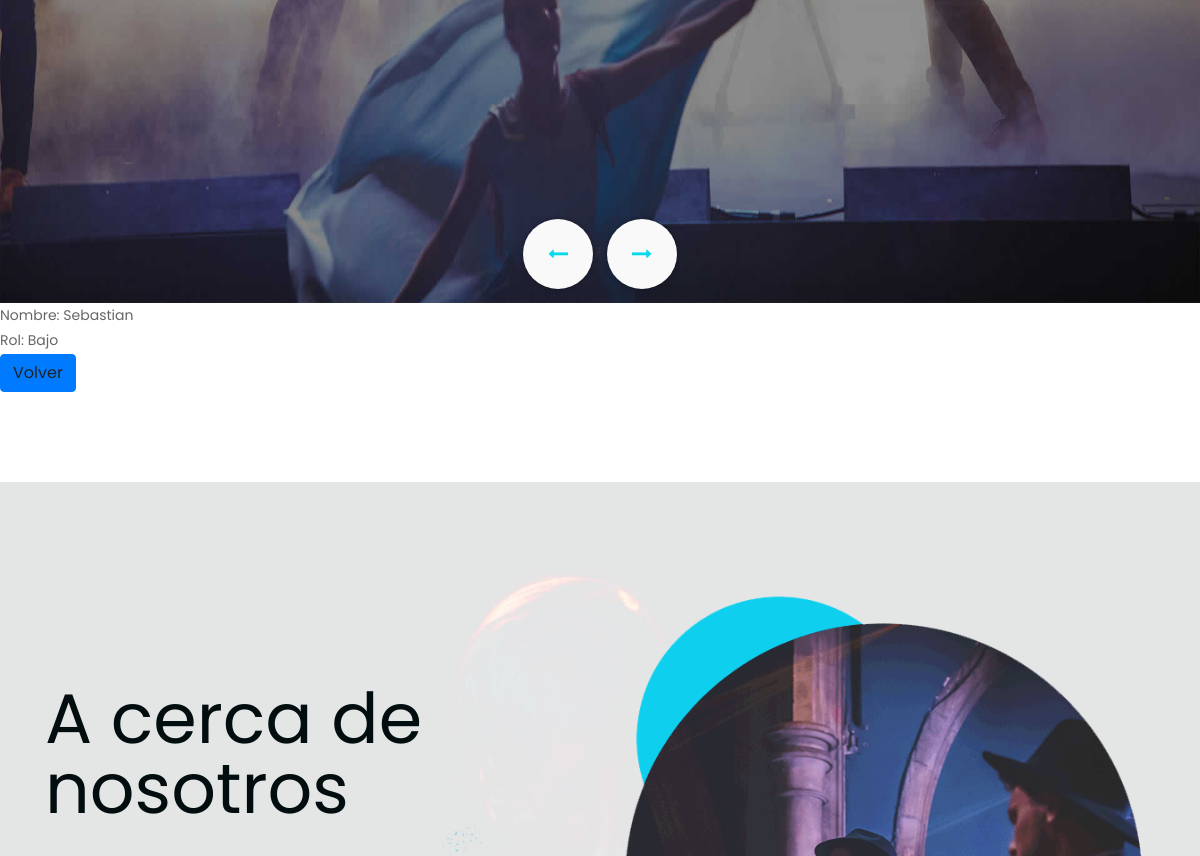
Page /integrantes/view/2 (middle part) on the earlier database version.
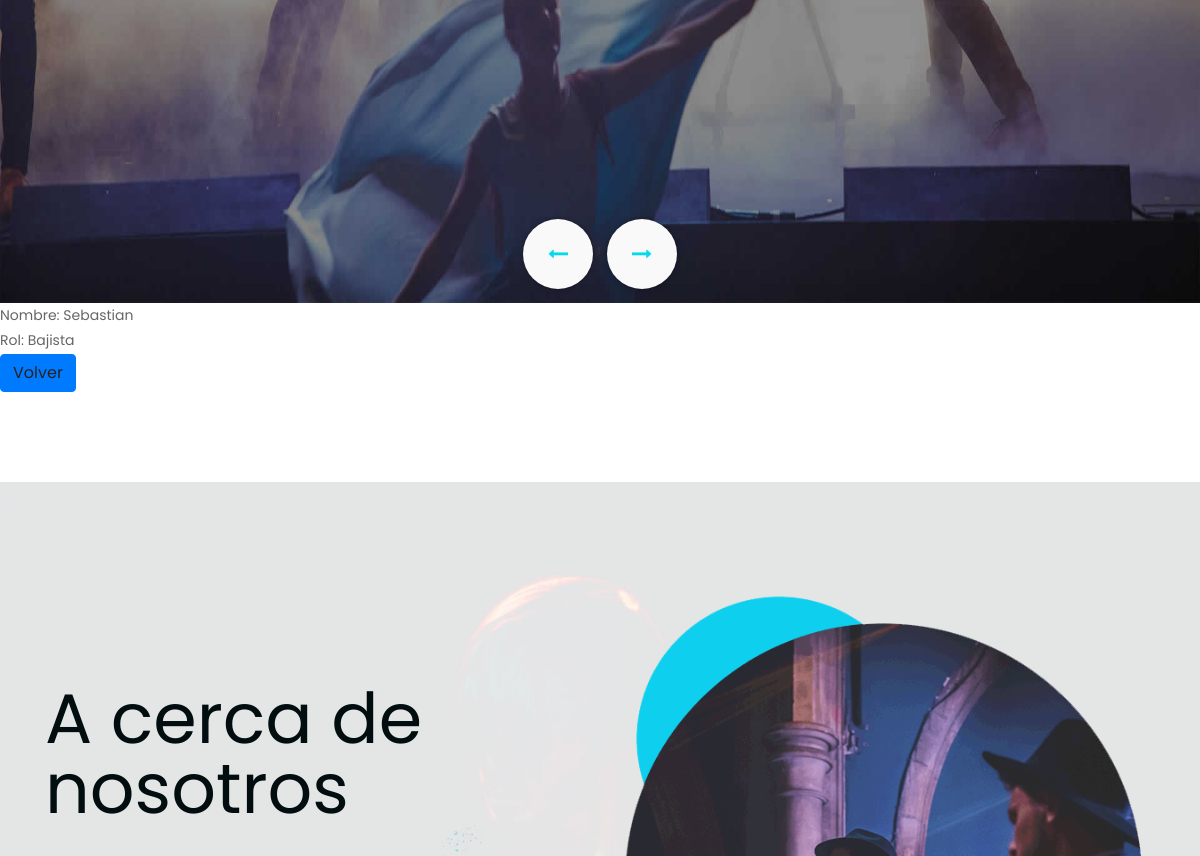
Same page on the later database version.
### AppMusic/models.py (models this page shows, shortened)
class Integrantes(Model):
    integrantes = CharField(max_length=40)
    especializacion = CharField(max_length=40)

### AppMusic/views.py (the view)
# urls.py: path('integrantes/view/<pk>', IntegrantesDetailView.as_view(), name= 'integrante_view'),
class IntegrantesDetailView(DetailView):
    model= Integrantes
    template_name = 'AppMusic/ver_integrantes.html'

### template/AppMusic/ver_integrantes.html
{% extends 'AppMusic/padre.html' %}
{% load static %}
{% block contenidoquecambia %}
<ul>
    <li>Nombre: {{integrantes.integrantes}} </li>
    <li>Rol: {{integrantes.especializacion}} </li>
</ul>
<li class="btn btn-primary"> <a href="{% url 'integrantes' %}">Volver</a> </li>
{% endblock %}

Differences in the rows shown:
changed Integrantes "Sebastian": especializacion "Bajo" → "Bajista"
